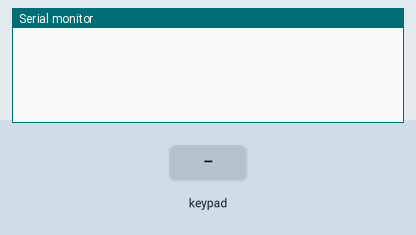
This sketch was run on a simulated Arduino Uno, built with avr-gcc and run on an emulated ATmega328P. Shown: the last lines printed to the serial monitor. Inputs (shaded band) come from the test bench.

Above: at 1.2 s.
1.3 s: key '1' pressed
At 2.2 s:
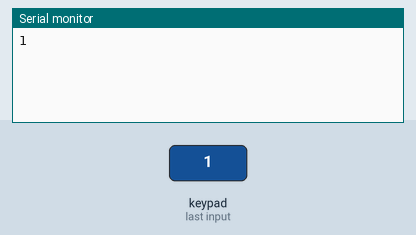
2.8 s: keypad keys 8 7 6 5 # pressed 0.4 s apart
At 5.7 s:
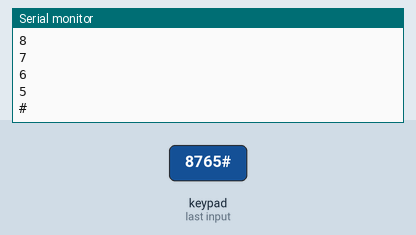
6.3 s: key '*' pressed
At 7.1 s:
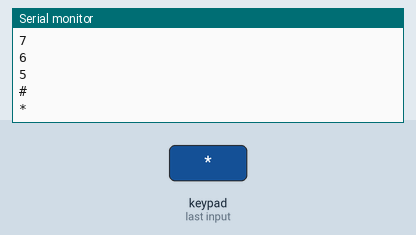
7.8 s: keypad keys 4 3 2 pressed 0.4 s apart
At 9.0 s:
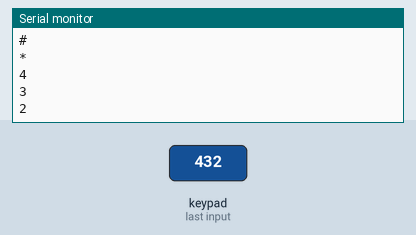
Timing chart, 0 to 10.8 s (numbered marks = the images above; inputs shaded):
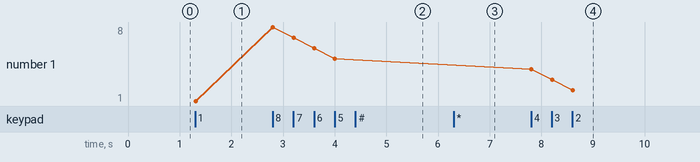

The sketch:

CustomKeypad-test.ino
```cpp
/*
 * Teclado matricial com Arduino. Funciona com teclado matriciais contato seco (somente chaves)
 * e utiliza pull-ups internos do Arduino para funcionar.
 *
 * Baseado em:

 @file CustomKeypad.pde
|| @version 1.0
|| @author Alexander Brevig
|| @contact alexanderbrevig@gmail.com
||
|| @description
|| | Demonstrates changing the keypad size and key values.
||

* Esquema de ligação utilizado: http://arduinolearning.com/learning/basics/arduino-numeric-keypad.php
*
* Sketch adaptado para utilização no blog FritzenLab por Clóvis Fritzen em 07/10/2017
* http://www.FritzenLab.com.br
*
*/
#include <Keypad.h>

const byte ROWS = 4; //four rows
const byte COLS = 3; //four columns
//define the cymbols on the buttons of the keypads
char hexaKeys[ROWS][COLS] = {
  {'1','2','3'},
  {'4','5','6'},
  {'7','8','9'},
  {'*','0','#'}
};
byte rowPins[ROWS] = {8, 7, 6, 5}; //connect to the row pinouts of the keypad
byte colPins[COLS] = {4, 3, 2}; //connect to the column pinouts of the keypad
char customKey;

//initialize an instance of class NewKeypad
Keypad customKeypad = Keypad( makeKeymap(hexaKeys), rowPins, colPins, ROWS, COLS);

void setup(){
  Serial.begin(9600);
}

void loop(){
  customKey = customKeypad.getKey();

  if (customKey){
    Serial.println(customKey);
  }
}
```

Measured:
- after the input at 1.3 s, the serial monitor: prints a new line at once (image 1)
- after the input at 2.8 s, the serial monitor: prints a new line at once (image 2)
- after the input at 6.3 s, the serial monitor: prints a new line at once (image 3)
- after the input at 7.8 s, the serial monitor: prints a new line at once (image 4)
- plotted number 1: 1 → 5 after the input at 2.8 s, 5 → 2 after the input at 7.8 s
